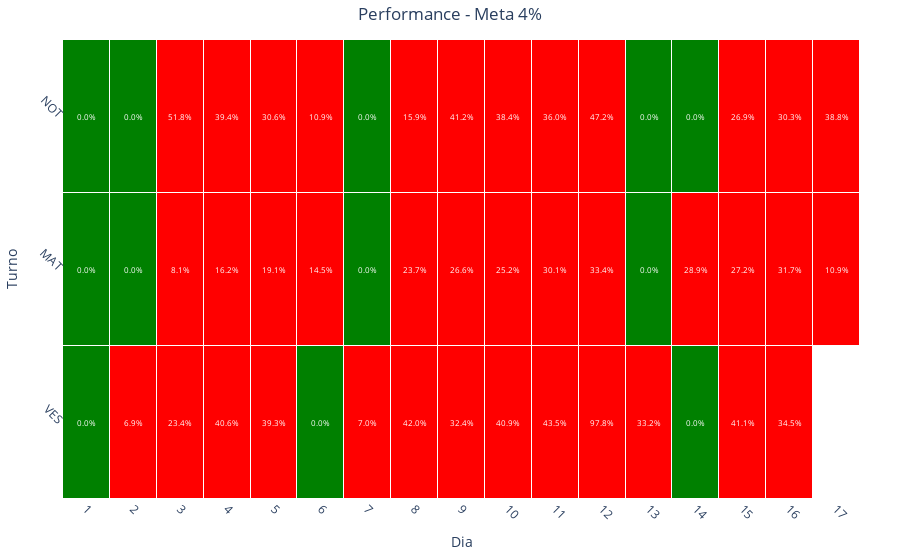

Write notebook code for a chart like this one.
### Code cell
graph_heatmap_perf(df_perf, 4)
graph_heatmap_perf_v2(df_perf, 4)

### Figure 1 — Plotly figure (JSON) as saved in the notebook; plotly's stock layout.template omitted (floating-point values rounded to 4 significant figures)
{"data": [{"colorscale": [[0, "green"], [0.04, "green"], [0.04, "red"], [1, "red"]], "hoverongaps": false, "hovertemplate": "Turno: %{y}<br>Dia: %{x}<br>Valor: %{z:.1%}", "showscale": false, "type": "heatmap", "x": [1, 2, 3, 4, 5, 6, 7, 8, 9, 10, 11, 12, 13, 14, 15, 16, 17], "xgap": 1, "y": ["VES", "MAT", "NOT"], "ygap": 1, "z": [[0, 0.06935, 0.2344, 0.4055, 0.3927, 0, 0.06994, 0.4201, 0.3242, 0.4089, 0.435, 0.9783, 0.3321, 0, 0.4113, 0.3448, null], [0, 0, 0.08082, 0.1621, 0.1912, 0.1455, 0, 0.2372, 0.266, 0.2517, 0.3006, 0.3344, 0, 0.2893, 0.2718, 0.3172, 0.1087], [0, 0, 0.5182, 0.3937, 0.3055, 0.1087, 0, 0.1588, 0.4118, 0.3835, 0.3598, 0.4723, 0, 0, 0.2694, 0.3029, 0.3878]], "zmax": 1, "zmin": 0}], "layout": {"annotations": [{"font": {"color": "white", "size": 8}, "showarrow": false, "text": "0.0%", "x": 1, "y": "VES"}, {"font": {"color": "white", "size": 8}, "showarrow": false, "text": "6.9%", "x": 2, "y": "VES"}, {"font": {"color": "white", "size": 8}, "showarrow": false, "text": "23.4%", "x": 3, "y": "VES"}, {"font": {"color": "white", "size": 8}, "showarrow": false, "text": "40.6%", "x": 4, "y": "VES"}, {"font": {"color": "white", "size": 8}, "showarrow": false, "text": "39.3%", "x": 5, "y": "VES"}, {"font": {"color": "white", "size": 8}, "showarrow": false, "text": "0.0%", "x": 6, "y": "VES"}, {"font": {"color": "white", "size": 8}, "showarrow": false, "text": "7.0%", "x": 7, "y": "VES"}, {"font": {"color": "white", "size": 8}, "showarrow": false, "text": "42.0%", "x": 8, "y": "VES"}, {"font": {"color": "white", "size": 8}, "showarrow": false, "text": "32.4%", "x": 9, "y": "VES"}, {"font": {"color": "white", "size": 8}, "showarrow": false, "text": "40.9%", "x": 10, "y": "VES"}, {"font": {"color": "white", "size": 8}, "showarrow": false, "text": "43.5%", "x": 11, "y": "VES"}, {"font": {"color": "white", "size": 8}, "showarrow": false, "text": "97.8%", "x": 12, "y": "VES"}, {"font": {"color": "white", "size": 8}, "showarrow": false, "text": "33.2%", "x": 13, "y": "VES"}, {"font": {"color": "white", "size": 8}, "showarrow": false, "text": "0.0%", "x": 14, "y": "VES"}, {"font": {"color": "white", "size": 8}, "showarrow": false, "text": "41.1%", "x": 15, "y": "VES"}, {"font": {"color": "white", "size": 8}, "showarrow": false, "text": "34.5%", "x": 16, "y": "VES"}, {"font": {"color": "white", "size": 8}, "showarrow": false, "text": "nan%", "x": 17, "y": "VES"}, {"font": {"color": "white", "size": 8}, "showarrow": false, "text": "0.0%", "x": 1, "y": "MAT"}, {"font": {"color": "white", "size": 8}, "showarrow": false, "text": "0.0%", "x": 2, "y": "MAT"}, {"font": {"color": "white", "size": 8}, "showarrow": false, "text": "8.1%", "x": 3, "y": "MAT"}, {"font": {"color": "white", "size": 8}, "showarrow": false, "text": "16.2%", "x": 4, "y": "MAT"}, {"font": {"color": "white", "size": 8}, "showarrow": false, "text": "19.1%", "x": 5, "y": "MAT"}, {"font": {"color": "white", "size": 8}, "showarrow": false, "text": "14.5%", "x": 6, "y": "MAT"}, {"font": {"color": "white", "size": 8}, "showarrow": false, "text": "0.0%", "x": 7, "y": "MAT"}, {"font": {"color": "white", "size": 8}, "showarrow": false, "text": "23.7%", "x": 8, "y": "MAT"}, {"font": {"color": "white", "size": 8}, "showarrow": false, "text": "26.6%", "x": 9, "y": "MAT"}, {"font": {"color": "white", "size": 8}, "showarrow": false, "text": "25.2%", "x": 10, "y": "MAT"}, {"font": {"color": "white", "size": 8}, "showarrow": false, "text": "30.1%", "x": 11, "y": "MAT"}, {"font": {"color": "white", "size": 8}, "showarrow": false, "text": "33.4%", "x": 12, "y": "MAT"}, {"font": {"color": "white", "size": 8}, "showarrow": false, "text": "0.0%", "x": 13, "y": "MAT"}, {"font": {"color": "white", "size": 8}, "showarrow": false, "text": "28.9%", "x": 14, "y": "MAT"}, {"font": {"color": "white", "size": 8}, "showarrow": false, "text": "27.2%", "x": 15, "y": "MAT"}, {"font": {"color": "white", "size": 8}, "showarrow": false, "text": "31.7%", "x": 16, "y": "MAT"}, {"font": {"color": "white", "size": 8}, "showarrow": false, "text": "10.9%", "x": 17, "y": "MAT"}, {"font": {"color": "white", "size": 8}, "showarrow": false, "text": "0.0%", "x": 1, "y": "NOT"}, {"font": {"color": "white", "size": 8}, "showarrow": false, "text": "0.0%", "x": 2, "y": "NOT"}, {"font": {"color": "white", "size": 8}, "showarrow": false, "text": "51.8%", "x": 3, "y": "NOT"}, {"font": {"color": "white", "size": 8}, "showarrow": false, "text": "39.4%", "x": 4, "y": "NOT"}, {"font": {"color": "white", "size": 8}, "showarrow": false, "text": "30.6%", "x": 5, "y": "NOT"}, {"font": {"color": "white", "size": 8}, "showarrow": false, "text": "10.9%", "x": 6, "y": "NOT"}, {"font": {"color": "white", "size": 8}, "showarrow": false, "text": "0.0%", "x": 7, "y": "NOT"}, {"font": {"color": "white", "size": 8}, "showarrow": false, "text": "15.9%", "x": 8, "y": "NOT"}, {"font": {"color": "white", "size": 8}, "showarrow": false, "text": "41.2%", "x": 9, "y": "NOT"}, {"font": {"color": "white", "size": 8}, "showarrow": false, "text": "38.4%", "x": 10, "y": "NOT"}, {"font": {"color": "white", "size": 8}, "showarrow": false, "text": "36.0%", "x": 11, "y": "NOT"}, {"font": {"color": "white", "size": 8}, "showarrow": false, "text": "47.2%", "x": 12, "y": "NOT"}, {"font": {"color": "white", "size": 8}, "showarrow": false, "text": "0.0%", "x": 13, "y": "NOT"}, {"font": {"color": "white", "size": 8}, "showarrow": false, "text": "0.0%", "x": 14, "y": "NOT"}, {"font": {"color": "white", "size": 8}, "showarrow": false, "text": "26.9%", "x": 15, "y": "NOT"}, {"font": {"color": "white", "size": 8}, "showarrow": false, "text": "30.3%", "x": 16, "y": "NOT"}, {"font": {"color": "white", "size": 8}, "showarrow": false, "text": "38.8%", "x": 17, "y": "NOT"}], "margin": {"b": 40, "l": 40, "r": 40, "t": 40}, "plot_bgcolor": "white", "title": {"text": "Performance - Meta 4%", "x": 0.5}, "xaxis": {"nticks": 31, "tickangle": 45, "tickmode": "linear", "ticktext": [1, 2, 3, 4, 5, 6, 7, 8, 9, 10, 11, 12, 13, 14, 15, 16, 17, 18, 19, 20, 21, 22, 23, 24, 25, 26, 27, 28, 29, 30, 31], "tickvals": [1, 2, 3, 4, 5, 6, 7, 8, 9, 10, 11, 12, 13, 14, 15, 16, 17, 18, 19, 20, 21, 22, 23, 24, 25, 26, 27, 28, 29, 30, 31], "title": {"text": "Dia"}}, "yaxis": {"tickangle": 45, "tickmode": "linear", "title": {"text": "Turno"}}}}
